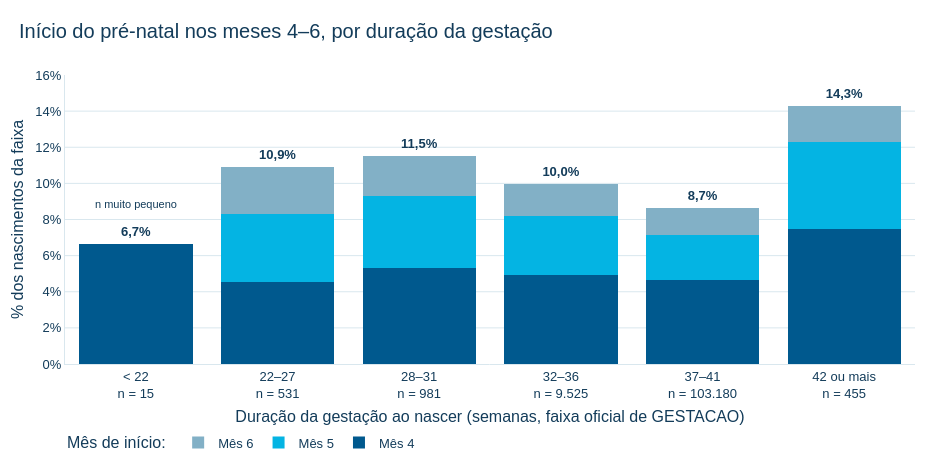

The code cell stored with this chart in its notebook:
### Code cell
validas = contagens.drop(index=["Total", IGNORADA])
tardios = validas[[4, 5, 6]]
pct_tardio = tardios.div(validas.Total, axis=0) * 100
rotulos = [f"{faixa}<br>n = {fmt(n)}" for faixa, n in validas.Total.items()]
cores = {4: CORES_IPT["AZUL_PRINCIPAL"], 5: CORES_IPT["CIANO"], 6: CORES_IPT["AZUL_CLARO"]}

figura = go.Figure()
for mes in [4, 5, 6]:
    figura.add_bar(x=rotulos, y=pct_tardio[mes], name=f"Mês {mes}", marker_color=cores[mes],
                   customdata=tardios[mes], hovertemplate="%{y:.2f}% (%{customdata} nasc.)<extra></extra>")
total_t0 = pct_tardio.sum(axis=1)
figura.add_scatter(x=rotulos, y=total_t0 + 0.6, mode="text", showlegend=False, hoverinfo="skip",
                   text=[f"<b>{fmt(v, 1)}%</b>" for v in total_t0], textfont=dict(color=CORES_IPT["AZUL_ESCURO"]))
figura.add_annotation(x=rotulos[0], y=total_t0.iloc[0] + 2.2, showarrow=False, font=dict(size=11),
                      text="n muito pequeno")
aplicar_tema_base(figura, "Início do pré-natal nos meses 4–6, por duração da gestação")
figura.update_layout(barmode="stack", width=950, height=470, separators=",.",
                     legend=dict(orientation="h", y=-0.22, x=0, title_text="Mês de início: "))
figura.update_xaxes(title="Duração da gestação ao nascer (semanas, faixa oficial de GESTACAO)")
figura.update_yaxes(title="% dos nascimentos da faixa", range=[0, 16], ticksuffix="%")
exibir_plotly(figura)

### Figure 1 — Plotly figure (JSON) as saved in the notebook; plotly's stock layout.template omitted (floating-point values rounded to 4 significant figures)
{"data": [{"customdata": [1, 24, 52, 467, 4787, 34], "hovertemplate": "%{y:.2f}% (%{customdata} nasc.)<extra></extra>", "marker": {"color": "#00598E"}, "name": "Mês 4", "type": "bar", "x": ["< 22<br>n = 15", "22–27<br>n = 531", "28–31<br>n = 981", "32–36<br>n = 9.525", "37–41<br>n = 103.180", "42 ou mais<br>n = 455"], "y": [6.667, 4.52, 5.301, 4.903, 4.639, 7.473]}, {"customdata": [0, 20, 39, 316, 2607, 22], "hovertemplate": "%{y:.2f}% (%{customdata} nasc.)<extra></extra>", "marker": {"color": "#04B4E3"}, "name": "Mês 5", "type": "bar", "x": ["< 22<br>n = 15", "22–27<br>n = 531", "28–31<br>n = 981", "32–36<br>n = 9.525", "37–41<br>n = 103.180", "42 ou mais<br>n = 455"], "y": [0.0, 3.766, 3.976, 3.318, 2.527, 4.835]}, {"customdata": [0, 14, 22, 166, 1536, 9], "hovertemplate": "%{y:.2f}% (%{customdata} nasc.)<extra></extra>", "marker": {"color": "#82B0C6"}, "name": "Mês 6", "type": "bar", "x": ["< 22<br>n = 15", "22–27<br>n = 531", "28–31<br>n = 981", "32–36<br>n = 9.525", "37–41<br>n = 103.180", "42 ou mais<br>n = 455"], "y": [0.0, 2.637, 2.243, 1.743, 1.489, 1.978]}, {"hoverinfo": "skip", "mode": "text", "showlegend": false, "text": ["<b>6,7%</b>", "<b>10,9%</b>", "<b>11,5%</b>", "<b>10,0%</b>", "<b>8,7%</b>", "<b>14,3%</b>"], "textfont": {"color": "#133C5A"}, "type": "scatter", "x": ["< 22<br>n = 15", "22–27<br>n = 531", "28–31<br>n = 981", "32–36<br>n = 9.525", "37–41<br>n = 103.180", "42 ou mais<br>n = 455"], "y": [7.267, 11.52, 12.12, 10.56, 9.255, 14.89]}], "layout": {"annotations": [{"font": {"size": 11}, "showarrow": false, "text": "n muito pequeno", "x": "< 22<br>n = 15", "y": 8.867}], "barmode": "stack", "height": 470, "legend": {"orientation": "h", "title": {"text": "Mês de início: "}, "x": 0, "y": -0.22}, "separators": ",.", "title": {"text": "Início do pré-natal nos meses 4–6, por duração da gestação"}, "width": 950, "xaxis": {"title": {"text": "Duração da gestação ao nascer (semanas, faixa oficial de GESTACAO)"}}, "yaxis": {"range": [0, 16], "ticksuffix": "%", "title": {"text": "% dos nascimentos da faixa"}}}}
